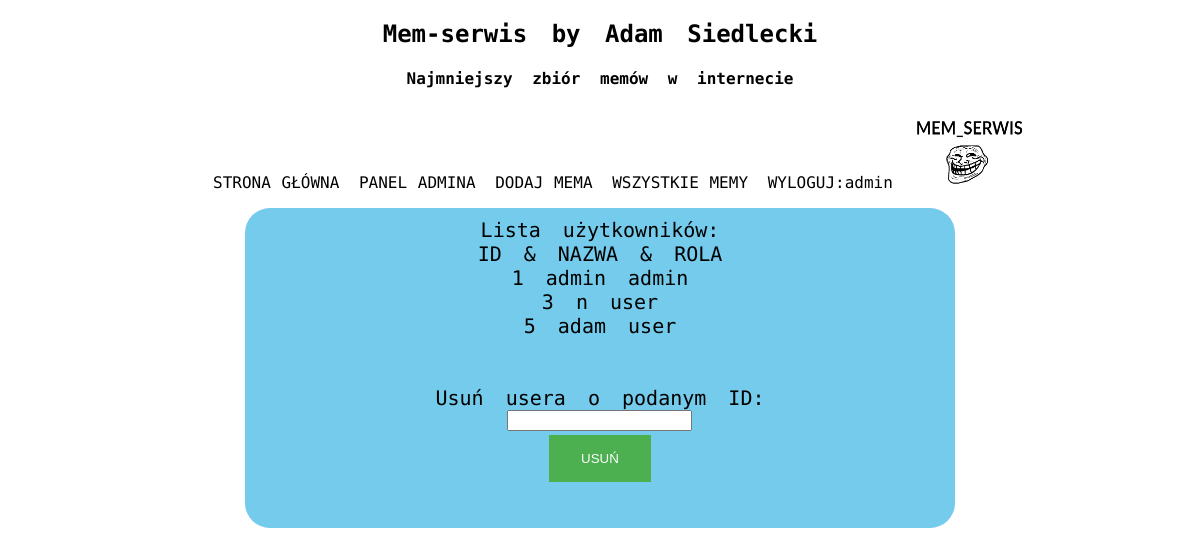
The page /admin-panel.php (signed in) on the database its author committed.
### tables this page shows
CREATE TABLE `users` (
  `id` int(11) NOT NULL,
  `login` text NOT NULL,
  `password` text NOT NULL,
  `role` text NOT NULL
);

### database.php (called while the page is built, shortened)
<?php
    function getDbConnection(){
        $config = include_once("config.php");
        $host = $config['host'];
        $password = $config['password'];
        $user = "root";
        $db = "mem-serwis-db";
        try {
            $connection = new mysqli($host, $user, $password, $db);
            return $connection;
        }catch (Exception $e){
            $error = $e->getMessage();
            echo $error;
            return $error;
        }
    }
    function getAllUsers(){
        $connection = getDbConnection();
        $query = "SELECT * FROM users ";
        $result = $connection->query($query);
        return $result;
    }
?>

### admin-panel.php (the view, shortened to what this page needs)
<?php
require_once 'database.php';
?>
<html>
<head>
    <link rel="stylesheet" type="text/css" href="style.css">
</head>
<body>
    <div id="container">
        <div id="header">
            <h2>Mem-serwis by Adam Siedlecki</h2>
            <h4>Najmniejszy zbiór memów w internecie</h4>
            <div id="menu">
                <ul>
                    <li><a class="menu-item" href="index.php">STRONA GŁÓWNA</a></li>
                    <li><a class="menu-item" href="admin-panel.php">PANEL ADMINA</a></li>
                    <li><a class="menu-item" href="add-meme.php">DODAJ MEMA</a></li>
                    <li><a class="menu-item" href="all-memes.php">WSZYSTKIE MEMY</a></li>
                    <?php
                        if (isset($_SESSION['logged_id'])) {
                            echo '<li><a class="menu-item" href="logout.php">WYLOGUJ:'.$_SESSION['username'].'</a></li>';
                        }
                    ?>
                    <img class="logo" src="img/favicon.png">
                </ul>
            </div>
        </div>
        <div id="content">
                <div class="meme">
                    Lista użytkowników: </br>
                    <?php
                     if($_SESSION["role"]=="admin"){
                        $users = getAllUsers();
                        echo "ID & NAZWA & ROLA </br>";
                        while($row = $users->fetch_assoc()){
                            echo $row['id']." ".$row['login']." ".$row['role']."</br>";
                        }
                        echo '</br> </br>
                        Usuń usera o podanym ID:
                        <form method="POST" action="admin-panel.php">
                            <input type="number" name="userIdToDelete"> </br>
                            <input type="submit" value="USUŃ"> </br>
                        </form>';
                     }else{
                         echo "ACCESS DENIED";
                     }
                    ?>
                </div>
        </div>
    </div>
</body>
</html>

### style.css (style rules this page uses)
#container { word-spacing: 10px; font-family: 'Roboto Mono', monospace; text-align:center; width: 100%; height:100%; }
#header { margin-top: 20px; background-color: white; //padding-top: 10px; }
img.logo { width:10%; height: 10%; }
#content { background-color: rgb(116, 203, 235); margin-left: auto; margin-right: auto; width:60%; height: auto; border-radius: 25px; font-size: 20px; }
#menu { color: black; }
#menu li { display: inline-block; }
a:link { word-spacing: 1px; color: black; text-decoration: none; }
.meme { //background-color: rgb(59, 194, 243); width:500px; height: 300px; margin-left: auto; margin-right: auto; padding: 10px; }
input[type=button], input[type=submit], input[type=reset] { background-color: #4CAF50; border: none; color: white; padding: 16px 32px; text-decoration: none; margin: 4px 2px; cursor: pointer; }

### rows shown on the page
users: id "1", login "admin", role "admin"
users: id "3", login "n", role "user"
users: id "5", login "adam", role "user"

### other values the page prints
$_SESSION['username'] "admin"
